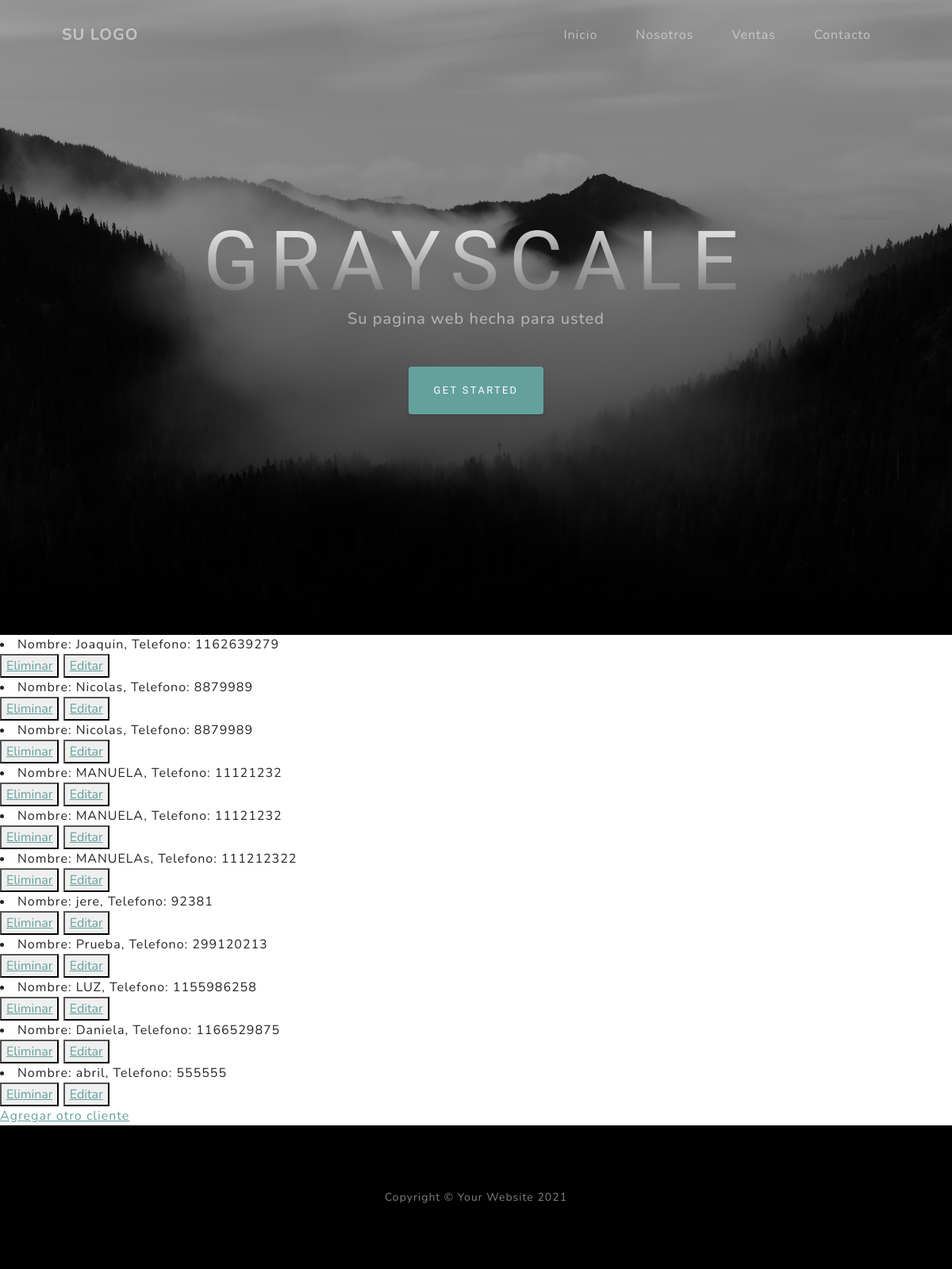
Page /Appfinal/leerclientes on the earlier database version.
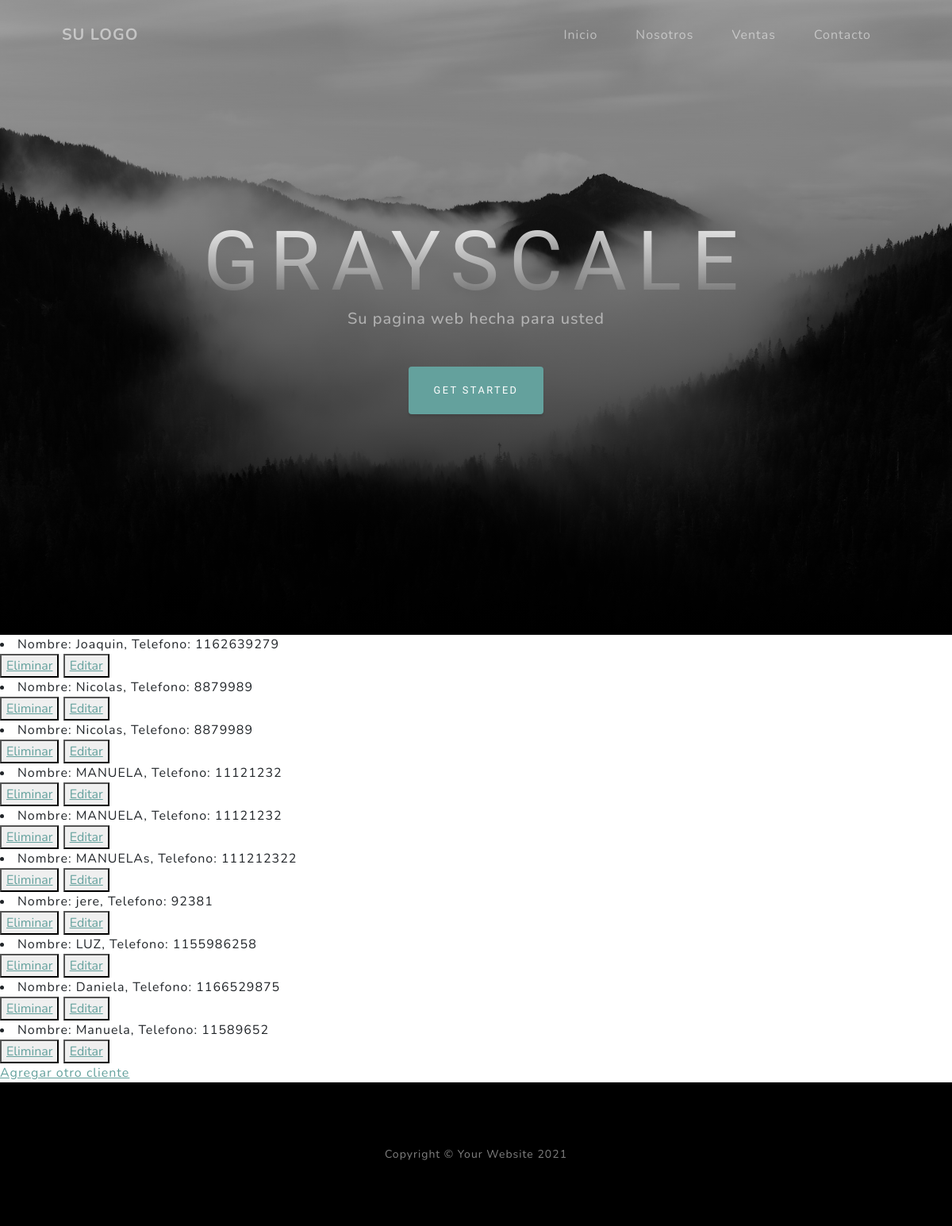
Same page on the later database version.
### Appfinal/models.py (models this page shows)
class FormularioVentas(models.Model):
    nombre = models.CharField(max_length=40)
    telefono = models.IntegerField()
    def __str__(self):
        return (f'Nombre: {self.nombre}, Telefono: {self.telefono}')

### Appfinal/views.py (the view)
# urls.py: path('leerclientes', views.leerClientes, name='LeerClientes'),
def leerClientes(request):
    clientes = FormularioVentas.objects.all()
    dir = {"clientes": clientes}
    return render(request, "Appfinal/leerClientes.html", dir)

### Appfinal/templates/Appfinal/leerClientes.html (shortened to what this page needs)
{% extends "Appfinal/padre.html" %}
{% block contenido %}
{% for cliente in clientes%}
    <li>{{ cliente }}</li>
    <button>
        <a href="{% url 'EliminarCliente' cliente.nombre %}">Eliminar</a>
    </button>
    <button><a href="{% url 'EditarCliente' cliente.nombre %}">Editar</a></button>
{% endfor %}
<br>
<a href="{% url 'FormularioVentas' %}">Agregar otro cliente</a>
{% endblock %}

Differences in the rows shown:
removed FormularioVentas: nombre+telefono "Nombre: Prueba, Telefono: 299120213"
removed FormularioVentas: nombre+telefono "Nombre: abril, Telefono: 555555"
added FormularioVentas: nombre+telefono "Nombre: Manuela, Telefono: 11589652"
